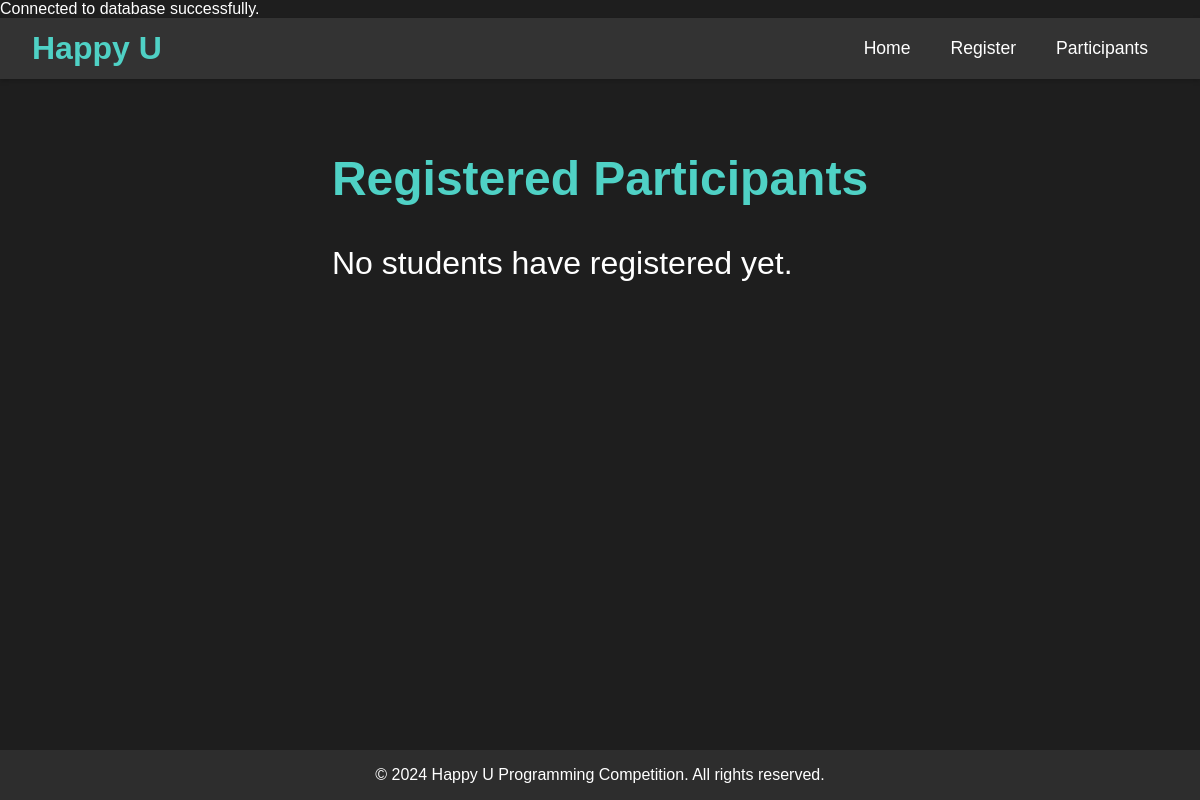
Before: /students.php with the older database file.
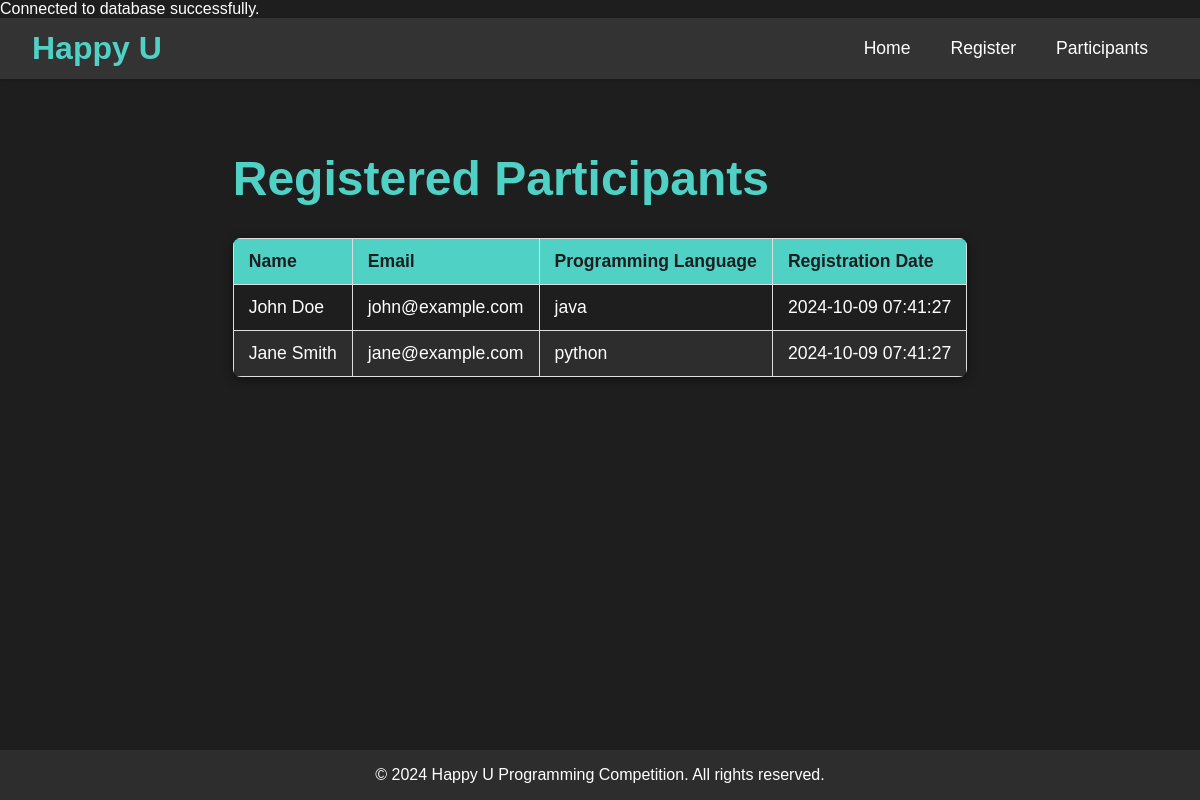
After: the same page with the newer database file.
### tables this page shows
CREATE TABLE students (
    id INTEGER PRIMARY KEY AUTOINCREMENT,
    name TEXT NOT NULL,
    email TEXT NOT NULL UNIQUE,
    programming_language TEXT NOT NULL,
    registration_date TIMESTAMP DEFAULT CURRENT_TIMESTAMP
);

### students.php (the view, shortened to what this page needs)
<?php
include 'includes/db_connection.php';
$students = [];
try {
    $sql = "SELECT name, email, programming_language, registration_date FROM students ORDER BY registration_date DESC";
    $stmt = $pdo->prepare($sql);
    $stmt->execute();
    $students = $stmt->fetchAll(PDO::FETCH_ASSOC);
} catch (PDOException $e) {
    echo "Error fetching students: " . $e->getMessage();
}
?>
<!DOCTYPE html>
<html lang="en">
<head>
    <link rel="stylesheet" href="css/styles.css">
</head>
<body>
    <?php include 'includes/header.php'; ?>
    <main class="fade-in">
        <h2>Registered Participants</h2>
        <?php if (count($students) > 0): ?>
            <table>
                <thead>
                    <tr>
                        <th>Name</th>
                        <th>Email</th>
                        <th>Programming Language</th>
                        <th>Registration Date</th>
                    </tr>
                </thead>
                <tbody>
                    <?php foreach ($students as $student): ?>
                        <tr>
                            <td><?php echo htmlspecialchars($student['name']); ?></td>
                            <td><?php echo htmlspecialchars($student['email']); ?></td>
                            <td><?php echo htmlspecialchars($student['programming_language']); ?></td>
                            <td><?php echo htmlspecialchars($student['registration_date']); ?></td>
                        </tr>
                    <?php endforeach; ?>
                </tbody>
            </table>
        <?php else: ?>
            <p>No students have registered yet.</p>
        <?php endif; ?>
    </main>
    <?php include 'includes/footer.php'; ?>
</body>
</html>

### includes/header.php
<header>
    <nav>
        <div class="logo">Happy U</div>
        <ul>
            <li><a href="index.php">Home</a></li>
            <li><a href="register.php" target="_blank">Register</a></li>
            <li><a href="students.php" target="_blank">Participants</a></li>
        </ul>
    </nav>
</header>

### includes/footer.php
<footer>
    &copy; 2024 Happy U Programming Competition. All rights reserved.
</footer>

### css/styles.css (style rules this page uses)
html, body { height: 100%; margin: 0; padding: 0; }
html { scroll-behavior: smooth; }
body { display: flex; flex-direction: column; min-height: 100%; font-family: Arial, sans-serif; background-color: #1e1e1e; color: #ffffff; margin: 0; padding: 0; }
header { position: sticky; top: 0; z-index: 1000; background-color: #333; padding: 10px 0; width: 100%; box-shadow: 0 2px 5px rgba(0, 0, 0, 0.2); }
footer { background-color: #2d2d2d; color: #ffffff; text-align: center; padding: 1rem 0; width: 100%; position: relative; bottom: 0; left: 0; }
nav { display: flex; justify-content: space-between; align-items: center; max-width: 1200px; margin: 0 auto; padding: 0 2rem; }
.logo { font-size: 2rem; font-weight: bold; color: #4fd1c5; }
nav ul { margin: 0; padding: 0; list-style: none; display: flex; justify-content: space-around; }
nav a { color: white; text-decoration: none; padding: 10px 20px; display: block; }
nav li { font-size: 1.1rem; }
nav ul li a { color: #ffffff; text-decoration: none; transition: color 0.3s ease; }
main { flex: 1; max-width: 1200px; margin: 0 auto; padding: 2rem; }
h1, h2 { scroll-margin-top: 200px; margin-bottom: 1rem; color: #4fd1c5; }
h2 { font-size: 3rem; }
li { font-size: 1.5rem; }
.fade-in { opacity: 0; transform: translateY(-40px); transition: opacity 1.5s ease, transform 1.5s ease; }
.fade-in.visible { opacity: 1; transform: translateY(0); }
table { width: 100%; border-collapse: collapse; margin: 2rem 0; box-shadow: 0 2px 10px rgba(0, 0, 0, 0.5); border-radius: 8px; overflow: hidden; }
th, td { padding: 12px 15px; border: 1px solid #ddd; text-align: left; font-size: 1.1rem; color: #ffffff; }
th { background-color: #4fd1c5; color: #1e1e1e; font-weight: bold; }
tr:nth-child(even) { background-color: #2d2d2d; }
tr:nth-child(odd) { background-color: #1e1e1e; }
p { font-size: 2rem; line-height: 1.6; margin-bottom: 1.5rem; }

Changed rows visible on the page:
added students: name "John Doe", email "john@example.com", programming_language "java", registration_date "2024-10-09 07:41:27"
added students: name "Jane Smith", email "jane@example.com", programming_language "python", registration_date "2024-10-09 07:41:27"
Other visible differences:
text no longer shown: "No students have registered yet."
text now shown: "Name Email Programming Language Registration Date"
